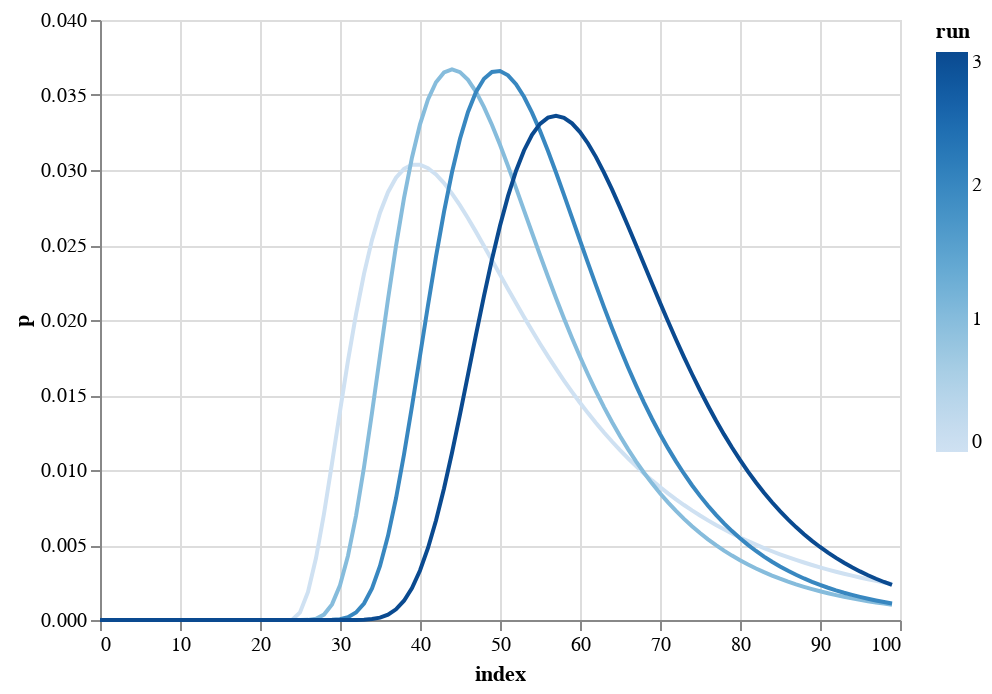

Source (notebook cell):
### Code cell
def likelihood(identified, hypo, n):
    if identified > marked or marked > recaptured or recaptured > n:
        raise Exception
    a = binom_coef(marked, identified)
    b = binom_coef(hypo - marked, recaptured - identified)
    c = binom_coef(hypo, recaptured)
    return a*b/c
    
def update_wolves(pmf, dataset, dists, n):
    pmf = pmf.copy()
    pmf.normalize()
    for i, data in enumerate(dataset):
        pmf *= likelihood(data, pmf.index.values, n)
        pmf.normalize()
        dist = pd.DataFrame(pmf.copy())
        dist["run"] = i
        dists.append(dist)

n = 100
marked = 10
recaptured = 20        

dists = []
pmf = Pmf(1, np.arange(n))
update_wolves(pmf, [5, 4, 3, 2], dists, n)

log = pd.concat(dists)
log.columns = ["p", "run"]
log = log.reset_index()

alt.Chart(log).encode(x="index", y="p", color="run").mark_line(opacity=1)

### Figure 1 — Vega-Lite specification as saved in the notebook (floating-point values rounded to 4 significant figures; data arrays with more than 128 entries replaced by an {"elided": "..."} marker saying what was removed)
{"config": {"view": {"continuousWidth": 400, "continuousHeight": 300}}, "data": {"name": "data-3d777bd153c92fc9d241d638a912f8bd"}, "mark": {"type": "line", "opacity": 1}, "encoding": {"color": {"field": "run", "type": "quantitative"}, "x": {"field": "index", "type": "quantitative"}, "y": {"field": "p", "type": "quantitative"}}, "$schema": "https://vega.github.io/schema/vega-lite/v4.17.0.json", "datasets": {"data-3d777bd153c92fc9d241d638a912f8bd": {"elided": "400 records"}}}
